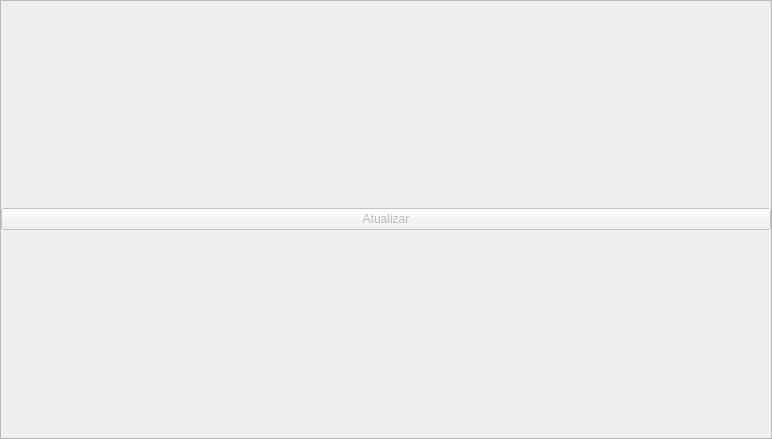
<?xml version="1.0" encoding="UTF-8"?>
<ui version="4.0">
 <class>WidgetGalpaoPeso</class>
 <widget class="QWidget" name="WidgetGalpaoPeso">
  <property name="geometry">
   <rect>
    <x>0</x>
    <y>0</y>
    <width>772</width>
    <height>439</height>
   </rect>
  </property>
  <property name="windowTitle">
   <string>Form</string>
  </property>
  <layout class="QGridLayout" name="gridLayout">
   <property name="leftMargin">
    <number>0</number>
   </property>
   <property name="topMargin">
    <number>0</number>
   </property>
   <property name="rightMargin">
    <number>0</number>
   </property>
   <property name="bottomMargin">
    <number>0</number>
   </property>
   <property name="spacing">
    <number>0</number>
   </property>
   <item row="0" column="0">
    <widget class="QFrame" name="frame">
     <property name="frameShape">
      <enum>QFrame::StyledPanel</enum>
     </property>
     <property name="frameShadow">
      <enum>QFrame::Raised</enum>
     </property>
     <layout class="QGridLayout" name="gridLayout_2">
      <property name="leftMargin">
       <number>0</number>
      </property>
      <property name="topMargin">
       <number>0</number>
      </property>
      <property name="rightMargin">
       <number>0</number>
      </property>
      <property name="bottomMargin">
       <number>0</number>
      </property>
      <item row="0" column="0">
       <widget class="QPushButton" name="pushButtonAtualizar">
        <property name="enabled">
         <bool>false</bool>
        </property>
        <property name="text">
         <string>Atualizar</string>
        </property>
       </widget>
      </item>
     </layout>
    </widget>
   </item>
  </layout>
 </widget>
 <resources/>
 <connections/>
</ui>
